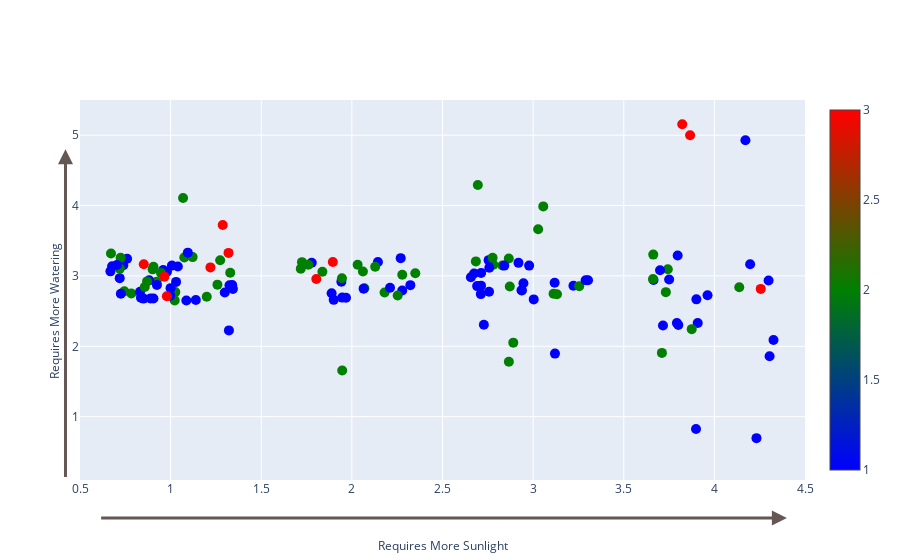

Write notebook code for a chart like this one.
### Code cell
marker_details = dict(
    size=10,
    colorscale=["blue", "green", "red"], #'Viridis', 
    showscale=True,
)


# Will want to hide scales for this one... 
data=go.Scatter(
    x=plotting_df["Sunlight_jittered"], y=plotting_df["Watering_jittered"], mode="markers",
    text=plotting_df["Plant_Name"], marker_color=plotting_df["Maintenance_Ordinal"],
    marker=marker_details
) 

xstart = 0.8
xmin = 2
padding = 0.2
ypos = -0.8

layout = go.Layout(
    xaxis=dict(range=[0.5, 4.5]),
    yaxis=dict(range=[0.1, 5.5]),
    showlegend=False,
    annotations=[
        dict(
            text="Requires More Sunlight", align="center",
            ax=2.5, x=2.5, xref="x", axref="x",
            ay=-0.2, y=-0.2, yref="paper", 
            showarrow=False,
        ),
        dict(
            ax=0.6, x=4.4, xref="x", axref="x",
            ay=-0.1, y=-0.1, yref="paper", 
            showarrow=True, arrowhead=2, arrowsize=1, arrowwidth=3,
            arrowcolor="#645754",
        ),
        dict(
            text="Requires More Watering", align="center", textangle=-90,
            ax=-0.05, x=-0.05, xref="paper", axref="x",
            ay=2.5, y=2.5, yref="y", ayref="y",
            showarrow=False
        ),
        dict(
            ax=-0.02, x=-0.02, xref="paper", 
            ay=0, y=4.8, yref="y", ayref="y",
            showarrow=True, arrowhead=2, arrowsize=1, arrowwidth=3,
            arrowcolor="#645754",
        ),

    ])

fig = go.Figure(data=data, layout=layout)
fig.show()

### Figure 1 — Plotly figure (JSON) as saved in the notebook; plotly's stock layout.template omitted (floating-point values rounded to 4 significant figures; data arrays with more than 128 entries replaced by an {"elided": "..."} marker saying what was removed)
{"data": [{"marker": {"color": {"elided": "147 int values"}, "colorscale": [[0, "blue"], [0.5, "green"], [1, "red"]], "showscale": true, "size": 10}, "mode": "markers", "text": {"elided": "147 str values"}, "type": "scatter", "x": {"elided": "147 float values"}, "y": {"elided": "147 float values"}}], "layout": {"annotations": [{"align": "center", "ax": 2.5, "axref": "x", "ay": -0.2, "showarrow": false, "text": "Requires More Sunlight", "x": 2.5, "xref": "x", "y": -0.2, "yref": "paper"}, {"arrowcolor": "#645754", "arrowhead": 2, "arrowsize": 1, "arrowwidth": 3, "ax": 0.6, "axref": "x", "ay": -0.1, "showarrow": true, "x": 4.4, "xref": "x", "y": -0.1, "yref": "paper"}, {"align": "center", "ax": -0.05, "axref": "x", "ay": 2.5, "ayref": "y", "showarrow": false, "text": "Requires More Watering", "textangle": -90, "x": -0.05, "xref": "paper", "y": 2.5, "yref": "y"}, {"arrowcolor": "#645754", "arrowhead": 2, "arrowsize": 1, "arrowwidth": 3, "ax": -0.02, "ay": 0, "ayref": "y", "showarrow": true, "x": -0.02, "xref": "paper", "y": 4.8, "yref": "y"}], "showlegend": false, "xaxis": {"range": [0.5, 4.5]}, "yaxis": {"range": [0.1, 5.5]}}}
